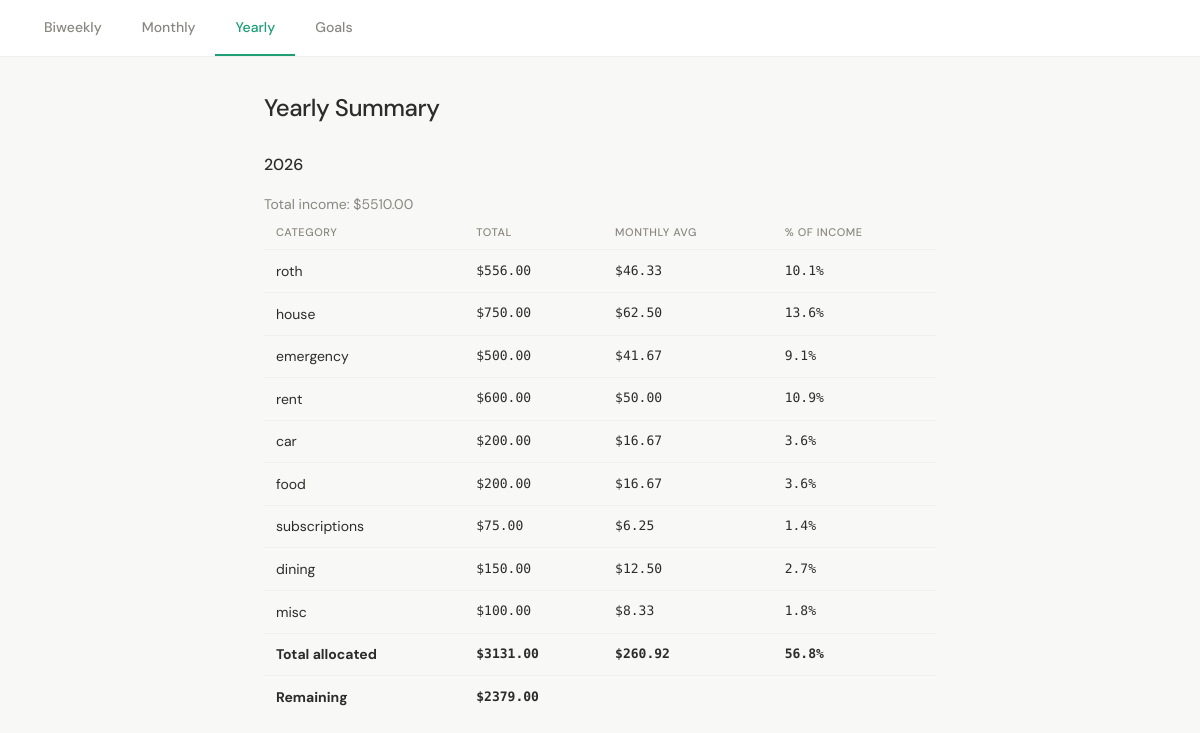
The app's page /yearly with its own data.
### tables this page shows
CREATE TABLE allocations (
            id INTEGER PRIMARY KEY AUTOINCREMENT,
            paycheck_id INTEGER,
            category TEXT NOT NULL,
            amount REAL NOT NULL,
            FOREIGN KEY (paycheck_id) REFERENCES paychecks(id)
        );

### app_base.py (the view)
@app.route("/yearly")
def yearly():
    db = get_db()
    paychecks = db.execute(
        "SELECT * FROM paychecks ORDER BY date DESC"
    ).fetchall()
    yearly_data = {}
    for p in paychecks:
        year = p["date"][:4]  # gets "2026"
        if year not in yearly_data:
            yearly_data[year] = {"income": 0, "allocations": {}}
        yearly_data[year]["income"] += p["amount"]
        allocations = db.execute(
            "SELECT * FROM allocations WHERE paycheck_id = ?", (p["id"],)
        ).fetchall()
        for a in allocations:
            cat = a["category"]
            if cat not in yearly_data[year]["allocations"]:
                yearly_data[year]["allocations"][cat] = 0
            yearly_data[year]["allocations"][cat] += a["amount"]
    db.close()
    return render_template("yearly.html", yearly_data=yearly_data)

### database.py (called while the page is built)
def get_db():
    conn = sqlite3.connect("budget.db")
    conn.row_factory = sqlite3.Row
    return conn

### templates/yearly.html
{% extends "base.html" %}
{% block content %}
<h1>Yearly Summary</h1>
{% for year, data in yearly_data.items() %}
<div>
  <h2>{{ year }}</h2>
  <p>Total income: ${{ "%.2f"|format(data["income"]) }}</p>
  <table>
    <tr>
      <th>Category</th>
      <th>Total</th>
      <th>Monthly avg</th>
      <th>% of Income</th>
    </tr>
    {% for category, amount in data["allocations"].items() %}
    <tr>
      <td>{{ category }}</td>
      <td>${{ "%.2f"|format(amount) }}</td>
      <td>${{ "%.2f"|format(amount / 12) }}</td>
      <td>{{ "%.1f"|format((amount / data["income"]) * 100) }}%</td>
    </tr>
    {% endfor %}
    <tr>
      <td><strong>Total allocated</strong></td>
      <td><strong>${{ "%.2f"|format(data["allocations"].values()|sum) }}</strong></td>
      <td><strong>${{ "%.2f"|format(data["allocations"].values()|sum / 12) }}</strong></td>
      <td><strong>{{ "%.1f"|format((data["allocations"].values()|sum / data["income"]) * 100) }}%</strong></td>
    </tr>
    <tr>
      <td><strong>Remaining</strong></td>
      <td><strong>${{ "%.2f"|format(data["income"] - data["allocations"].values()|sum) }}</strong></td>
      <td></td>
      <td></td>
    </tr>
  </table>
</div>
{% else %}
  <p>No data yet — log a paycheck first.</p>
{% endfor %}
{% endblock %}s

### static/style.css (style rules this page uses)
*, *::before, *::after { box-sizing: border-box; margin: 0; padding: 0; }
:root { --green: #1D9E75; --green-light: #E1F5EE; --green-dark: #0F6E56; --red: #E24B4A; --red-light: #FCEBEB; --gray-50: #F8F8F6; --gray-100: #F0EFEB; --gray-200: #D3D1C7; --gray-400: #888780; --gray-800: #2C2C2A; --font: 'DM Sans', sans-serif; --mono: 'DM Mono', monospace; --radius: 12px; --radius-sm: 8px; }
body { font-family: var(--font); background: var(--gray-50); color: var(--gray-800); font-size: 15px; line-height: 1.6; min-height: 100vh; }
h1 { font-size: 24px; font-weight: 500; margin-bottom: 1.5rem; letter-spacing: -0.02em; }
h2 { font-size: 16px; font-weight: 500; margin: 1.5rem 0 1rem; color: var(--gray-800); }
table { width: 100%; border-collapse: collapse; font-size: 14px; }
th { text-align: left; font-size: 11px; font-weight: 500; color: var(--gray-400); text-transform: uppercase; letter-spacing: 0.05em; padding: 0.5rem 0.75rem; border-bottom: 1px solid var(--gray-100); }
td { padding: 0.6rem 0.75rem; border-bottom: 1px solid var(--gray-100); font-family: var(--mono); font-size: 13px; }
td:first-child { font-family: var(--font); font-size: 14px; }
tr:last-child td { border-bottom: none; }
p { color: var(--gray-400); font-size: 14px; }

### records on screen
allocations: category "roth", amount "556.00", amount "46.33", income "10.1"
allocations: category "house", amount "750.00", amount "62.50", income "13.6"
allocations: category "emergency", amount "500.00", amount "41.67", income "9.1"
allocations: category "rent", amount "600.00", amount "50.00", income "10.9"
allocations: category "car", amount "200.00", amount "16.67", income "3.6"
allocations: category "food", amount "200.00", amount "16.67", income "3.6"
allocations: category "subscriptions", amount "75.00", amount "6.25", income "1.4"
allocations: category "dining", amount "150.00", amount "12.50", income "2.7"
allocations: category "misc", amount "100.00", amount "8.33", income "1.8"

### other values on screen
{{ year }} "2026"
{{ "%.2f"|format(data["income"]) }} "5510.00"
{{ "%.2f"|format(data["allocations"].values()|sum) }} "3131.00"
{{ "%.2f"|format(data["allocations"].values()|sum / 12) }} "260.92"
{{ "%.2f"|format(data["income"] - data["allocations"].values()|sum) }} "2379.00"
